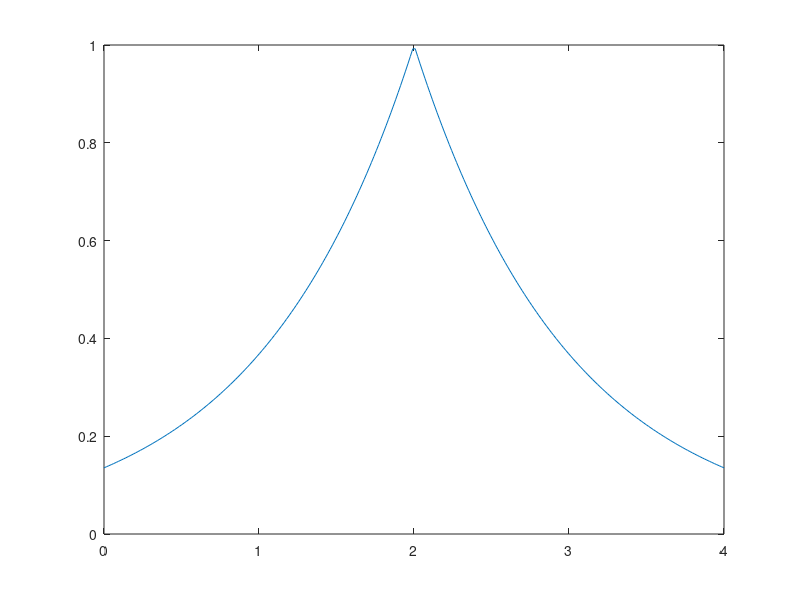
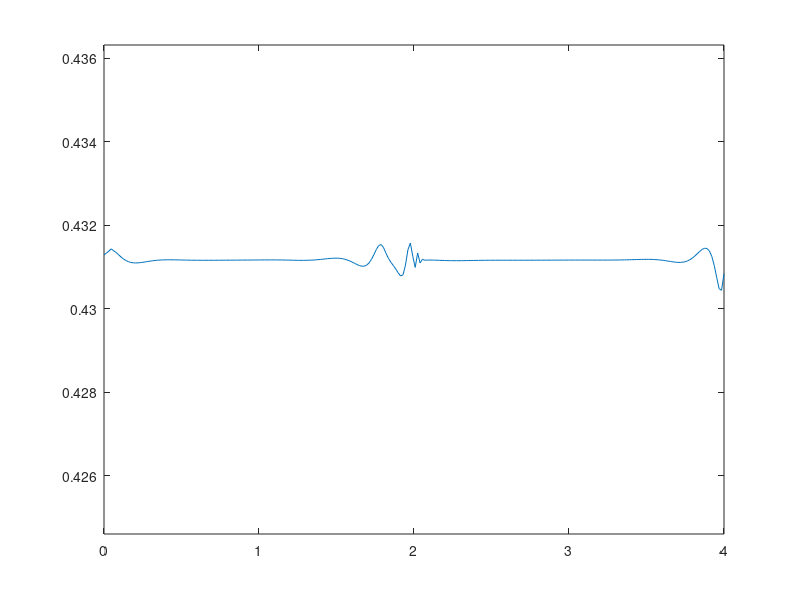

Reproduce these figures in MATLAB, in order.
function [] = forwardtime_centralspace()

%% Configuration
M = 256;
xmin = 0;
xmax = 4;
tmax = 0.1;

% Initial condition
g = @(x) exp(-abs(x-2));

%% Preparation
h = (xmax - xmin) / (M - 1)
k = h^2

X = xmin:h:xmax;
T = [0, k:k:tmax ];

%% Execution

U = zeros(length(T), length(X));
U(1, :) = g(X);

% Calculate U(n + 1, :) in every loop iteration
for n = 1:length(T) - 1  
    row = U(n, :);
    
    % Calculate the difference terms of the right hand side
    d = central([row(end), row, row(1)], h);
    d2 = central2([row(end), row, row(1)], h);
    d3 = central3([row(end-1:end), row, row(1:2)], h);

    % Solve the system of equations
    A = build_matrix(M, h);
    F = transpose(d2 .* (1 + 2 * d) + row .* (1 + k * d3 - 3 * k * d));
    U(n + 1, :) = A \ F;
end

plot(X, g(X))

figure
animated_plot(X, U, 0.1)

% figure;
% surf(X, T, U)
% xlabel('x')
% ylabel('t')
% shading flat;

end

function [ T ] = central(V, d)
T = (V(3:end) - V(1:end-2)) / (2 * d);
end

function [ T ] = central2(V, d)
T = (V(3:end) - 2 * V(2:end-1) + V(1:end-2)) / (d ^ 2);
end

function [ T ] = central3(V, d)
T = (V(5:end) - 2 * V(4:end-1) + 2 * V(2:end-3) - V(1:end-4)) / (2 * d^3);
end

function [ A ] = build_matrix(M, h)
neighbours = (- 1 / h^2) * ones(M, 1);
main = (2 / h^2 + 1) * ones(M, 1);
A = spdiags([neighbours, main, neighbours], -1:1, M, M);
A(1, M) = (- 1 / h^2);
A(M, 1) = (- 1 / h^2);
end

function animated_plot(x, U, step)
figure
y = U(1, :);
h = plot(x, y);
xlim([min(x), max(x)])
ylim([max(min(U)), min(max(U))])
pause(step)
for i = 2:size(U, 1)
    y = U(i, :);
    set(h,'YData', y)
    drawnow
    pause(step);
end

end